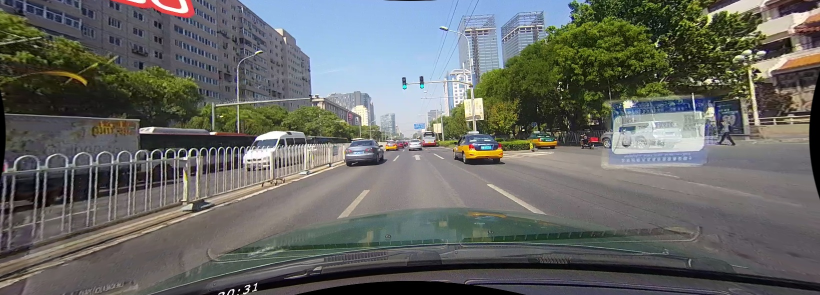
#> input picture lane_generation/DataVal/05171020_0752.MP4/00020.jpg, 1640 x 590 px, given as the content of the folder ./DataTest/Perdict, which was not available (shown at 1/2 size)
$ jupyter execute --allow-errors predict.ipynb   (shell and % lines are left out)
#> lines starting #> are read from the running program, lines starting #| are printed output that depends on the picture; after the words box and inside, x2 and y2 are one past the last pixel; in counts of white or black regions, pixels touching at a corner belong together; pictures that were not available may be replaced by others from this repository, and a replacement may not be noted
[cell 1]
import numpy
import os
import cv2
import time
import matplotlib.pyplot
from PIL import Image
from tensorflow import keras
import tensorflow
from tensorflow.keras import layers
# from tensorflow.keras import layers
from tensorflow.keras import models

[cell 2]
# width = 1640
width_standard= 1640
height_standard = 590
width = 512
height = 128

[cell 3]
fileTrain = "./DataTrain"
fileVal = "./DataVal"
fileTest = "./DataTest"
filePredict = "./DataTest/Perdict"

[cell 4]
def regon_of_interest(image):
    polygons = numpy.array([[(0, height_standard), (0, 300), (700, 240), (850, 240), (width_standard, 300), (width_standard, height_standard)]])
    mask = numpy.zeros_like(image)
    cv2.fillPoly(mask, polygons, 255)
    mask = cv2.bitwise_and(image, mask)
    return mask

[cell 5]
def crop_image(image):
    return numpy.array(Image.fromarray(image).crop((0, 240, width_standard, height_standard)))

x = 0
y = 0

def read_data_file(path):
#> called with path = './DataTest/Perdict/00020.jpg'
    global x, y

    images = []
    images_train =[]
    images_label_train = []
    lables_train = []
    print(path)
    for file in os.listdir(path):
        file_name = os.path.join(path, file)
        print(file_name)
        if (".jpg" in file):
            if (not (x == y or x + 1 == y)):
                break
            img = numpy.array(Image.open(file_name))
#> img is the input picture: shape (590, 1640, 3); mean R, G, B 102.5, 104.1, 100.8
            cv2.imwrite("D:\Project\HK8\AI\session_GAN\DLB\DataSlides\Raw.png", img)
            images.append(img)
            img = cv2.cvtColor(img, cv2.COLOR_BGR2GRAY)
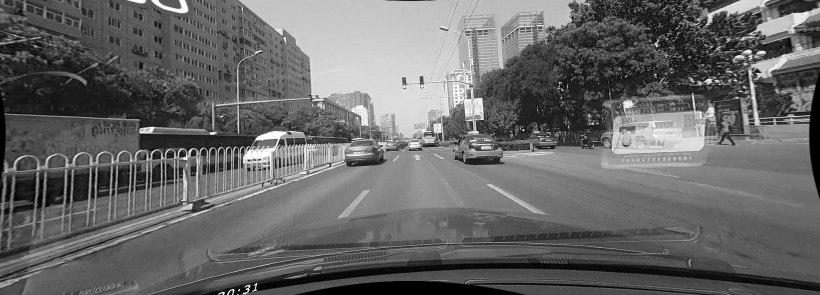
#> img: shape (590, 1640) (shown at 1/2 size); min 0, max 255, mean 102.9
            cv2.imwrite("D:\Project\HK8\AI\session_GAN\DLB\DataSlides\cvtColor.png", img)
            img = regon_of_interest(img)
#> in regon_of_interest, `cv2.fillPoly(mask, polygons, 255)`:
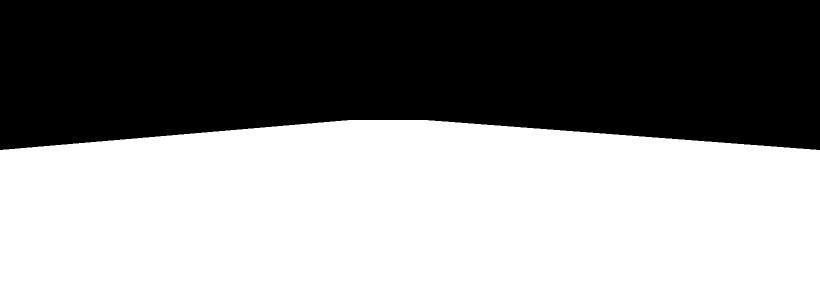
#> mask: shape (590, 1640) (shown at 1/2 size); 54.7% white; 1 black region, box (x1, y1, x2, y2) and area: (0, 0, 1640, 300) 438330
#> in regon_of_interest, `mask = cv2.bitwise_and(image, mask)`:
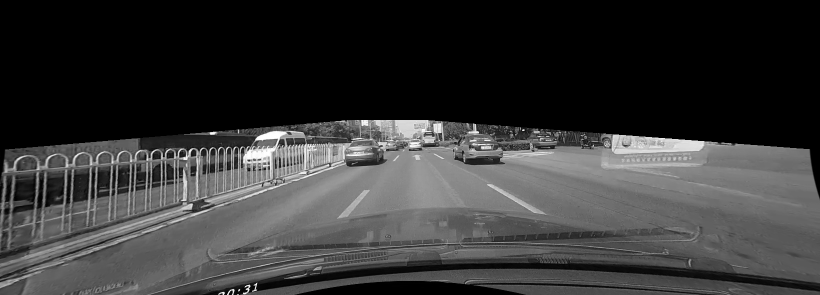
#> mask: shape (590, 1640) (shown at 1/2 size); min 0, max 255, mean 54.5
            img = crop_image(img)
#> in crop_image, `return numpy.array(Image.fromarray(image).crop((0, 240, width_standard..`:
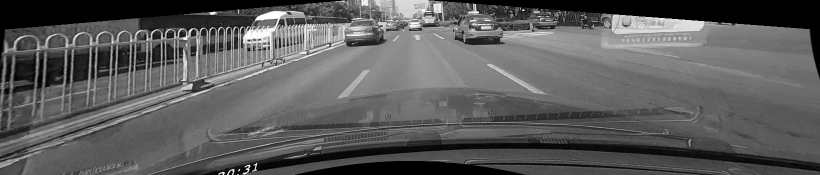
#> returned value: shape (350, 1640) (shown at 1/2 size); min 0, max 255, mean 91.9
            cv2.imwrite("D:\Project\HK8\AI\session_GAN\DLB\DataSlides\crop.png", img)
            img = cv2.GaussianBlur(src=img, ksize=(5, 5), sigmaX=0, sigmaY=0)
#> img: shape (350, 1640)
            cv2.imwrite("D:\Project\HK8\AI\session_GAN\DLB\DataSlides\Blur.png", img)
            img = cv2.resize(img, (width, height))
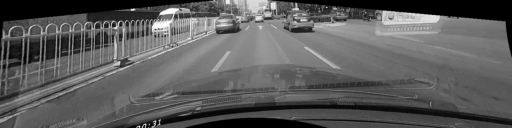
#> img: shape (128, 512); min 0, max 254, mean 91.8
            cv2.imwrite("D:\Project\HK8\AI\session_GAN\DLB\DataSlides\resize.png", img)
            img = cv2.Canny(img, 50, 150)
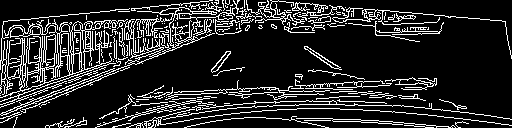
#> img: shape (128, 512); 15.9% white in thin lines or dots
            cv2.imwrite("D:\Project\HK8\AI\session_GAN\DLB\DataSlides\Canny.png", img)
            images_train.append(img)
            x = x + 1
            # matplotlib.pyplot.imshow(img)
            # matplotlib.pyplot.show()
        if (".txt" in file):
            with open(file_name, 'r') as f:
                if (not (x == y or x == y + 1)):
                    break
                label_x =[]
                labels = f.read()
                labels = labels.split('\n')
                if (labels[-1] == ''): labels.pop()
                labels = [[word] for word in labels]
                length = len(labels)
                # print(length)
                for i in range(0, length, 1):
                    numbers = [float(num) for num in labels[i][0].split()]
                    sub_arrays = [numbers[i:i+2] for i in range(0, len(numbers), 2)]
                    labels[i][0] = sub_arrays
                    # print(labels[i][0])
                # images_label_train.append(labels)
                line_image = numpy.zeros((height_standard, width_standard))
                # [4 lines of commented-out code are left out]
                for i in labels:
                    for j in i:
                        # print(j)
                        j = [[j[t], j[t+1]] for t in range(len(j)-1)]
                        # print(j)
                        for z in j:
                            cv2.line(line_image, tuple(map(int, z[0])), tuple(map(int, z[1])), color = (255, 255, 255), thickness=5)
                # matplotlib.pyplot.imshow(line_image)
                # matplotlib.pyplot.show()
                line_image = crop_image(line_image)
                line_image = cv2.resize(line_image, (width, height))
                images_label_train.append(line_image)
                line_image = line_image / 255.0
                # print(line_image)
                y = y + 1
    return [images, images_train, images_label_train, lables_train]

[cell 6]
xImage = []
xImgTrain = []
yImgTrain = []
yLabelTrain = []

xImgVal = []
yImgVal = []
yLabelVal = []

[cell 7]
for file in os.listdir(filePredict):
    file_name = os.path.join(filePredict, file)
    [xI, xIT, yIT, yLT] = read_data_file(file_name)
#> xI = 1 item; xIT = 1 item; yIT = []; yLT = []
    xImage.extend(xI)
    xImgTrain.extend(xIT)
    yImgTrain.extend(yIT)
    yLabelTrain.extend(yLT)

#> (a cell that did not finish here is left out)

[cell 9]
print((xImgTrain[0].shape))
#| (128, 512)

[cell 10]
print("Predicting")

[cell 11]
print(len(xImgTrain))
#| 1
print(len(yImgTrain))
#| 0

[cell 12]
xImgTrain = numpy.array(xImgTrain).reshape(-1, height, width, 1)
xImgTrain.shape
#> Out = (1, 128, 512, 1)

[cell 13]
yImgTrain = numpy.array(yImgTrain).reshape(-1, height, width, 1)
#> yImgTrain = empty array
print(yImgTrain.shape)
#| (0, 128, 512, 1)

#> (a cell that did not finish here is left out)

[cell 15]
print(xImgTrain[0].shape)
#| (128, 512, 1)
#> (the rest of this cell did not finish here and is left out)

#> (a cell that did not finish here is left out)

[cell 17]
i =2
#> (the rest of this cell did not finish here and is left out)

#> (a cell that did not finish here is left out)

[cell 19]
# for i in range(0, len(result)):
#     result[i] = [sublist[0] if isinstance(sublist, list) and len(sublist) == 1 and isinstance(sublist[0], list) else sublist for sublist in result[i]]

#> (a cell that did not finish here is left out)

#> (a cell that did not finish here is left out)

#> (a cell that did not finish here is left out)

[cell 23]
print(numpy.array(xImgTrain[0].reshape(-1, height, width)).shape)
#| (1, 128, 512)
#> (the rest of this cell did not finish here and is left out)

[cell 24]
def acc(d, n = 0.5):
#> called with d = 1, n = 0.5
    t = 0
    f = 0
    for i in d:
        if (i > n):
            t += 1
        else:
            f += 1
    return t / (t + f)

#> (the rest of this cell did not finish here and is left out)
